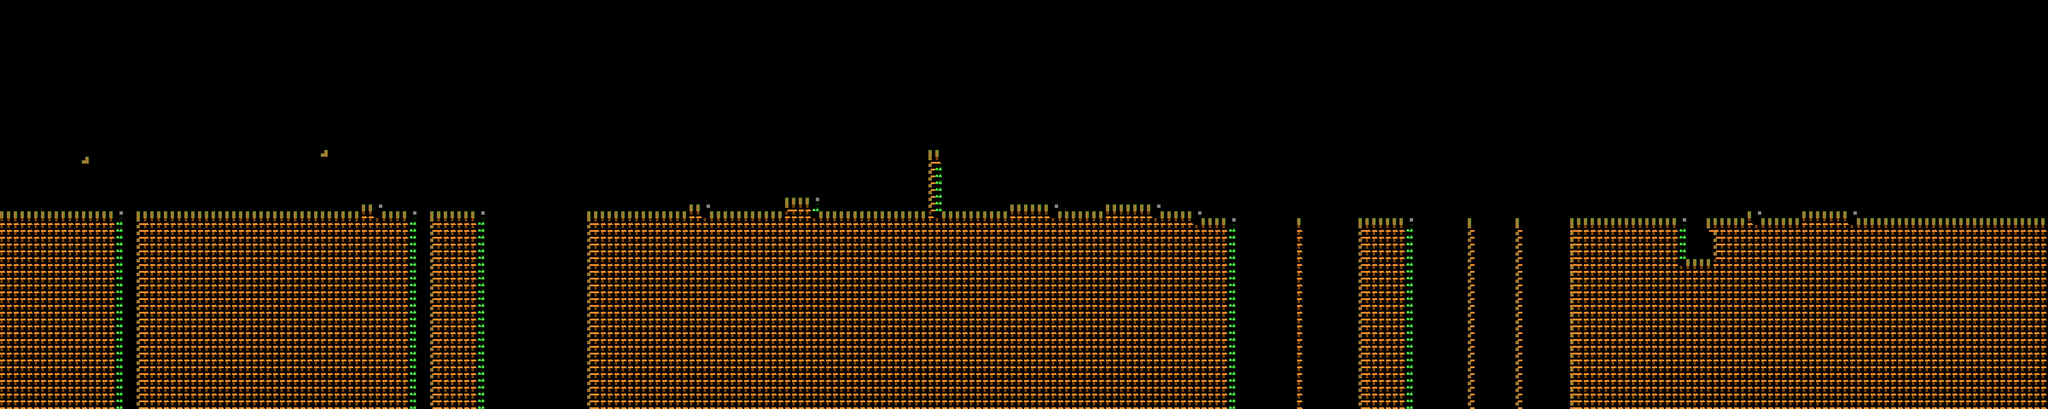

Below is a game level as drawn by its tile map, then a one-line description and the .tmx that defines it (tile-layer data replaced by summaries):
An orthogonal 300x60 tile map with 32x32 px tiles, 5 tile layers (Background, Tile Layer 1, Enemies, Ladders, ...) and 10 objects.

<map version="1.0" orientation="orthogonal" renderorder="left-up" width="300" height="60" tilewidth="32" tileheight="32">
 <tileset firstgid="1" name="textureatlas" tilewidth="32" tileheight="32">
  <image source="../../Textures/textureatlas.png" width="1024" height="1024" />
  <tile id="1">
   <objectgroup draworder="index">
    <object x="0" y="0" width="32" height="32" />
   </objectgroup>
  </tile>
  <tile id="2">
   <objectgroup draworder="index">
    <object x="0" y="0" width="32" height="32" />
   </objectgroup>
  </tile>
  <tile id="5">
   <objectgroup draworder="index">
    <object x="0" y="0" width="32" height="32" />
   </objectgroup>
  </tile>
  <tile id="32">
   <objectgroup draworder="index">
    <object x="0" y="0" width="32" height="32" />
   </objectgroup>
  </tile>
  <tile id="33">
   <objectgroup draworder="index">
    <object x="0" y="0" width="32" height="32" />
   </objectgroup>
  </tile>
  <tile id="34">
   <objectgroup draworder="index">
    <object x="0" y="0" width="32" height="32" />
   </objectgroup>
  </tile>
  <tile id="98">
   <objectgroup draworder="index">
    <object x="0" y="0" width="32" height="32" />
   </objectgroup>
  </tile>
  <tile id="101">
   <objectgroup draworder="index">
    <object x="0" y="0" width="32" height="32" />
   </objectgroup>
  </tile>
  <tile id="128">
   <objectgroup draworder="index">
    <object x="0" y="0" width="32" height="32" />
   </objectgroup>
  </tile>
  <tile id="130">
   <objectgroup draworder="index">
    <object x="8" y="0" width="16" height="40" />
   </objectgroup>
  </tile>
 </tileset>
 <layer name="Background" width="300" height="60">
  <data>[18000 cells, 217 non-empty, 1 distinct tile ids]</data>
 </layer>
 <layer name="Tile Layer 1" width="300" height="60">
  <data>[18000 cells, 7474 non-empty, 19 distinct tile ids]</data>
 </layer>
 <layer name="Enemies" width="300" height="60">
  <data>[18000 cells, 51 non-empty, 3 distinct tile ids]</data>
 </layer>
 <layer name="Ladders" width="300" height="60">
  <data>[18000 cells, 29 non-empty, 2 distinct tile ids]</data>
 </layer>
 <layer name="Coin" width="300" height="60">
  <data>[18000 cells, 117 non-empty, 3 distinct tile ids]</data>
 </layer>
</map>